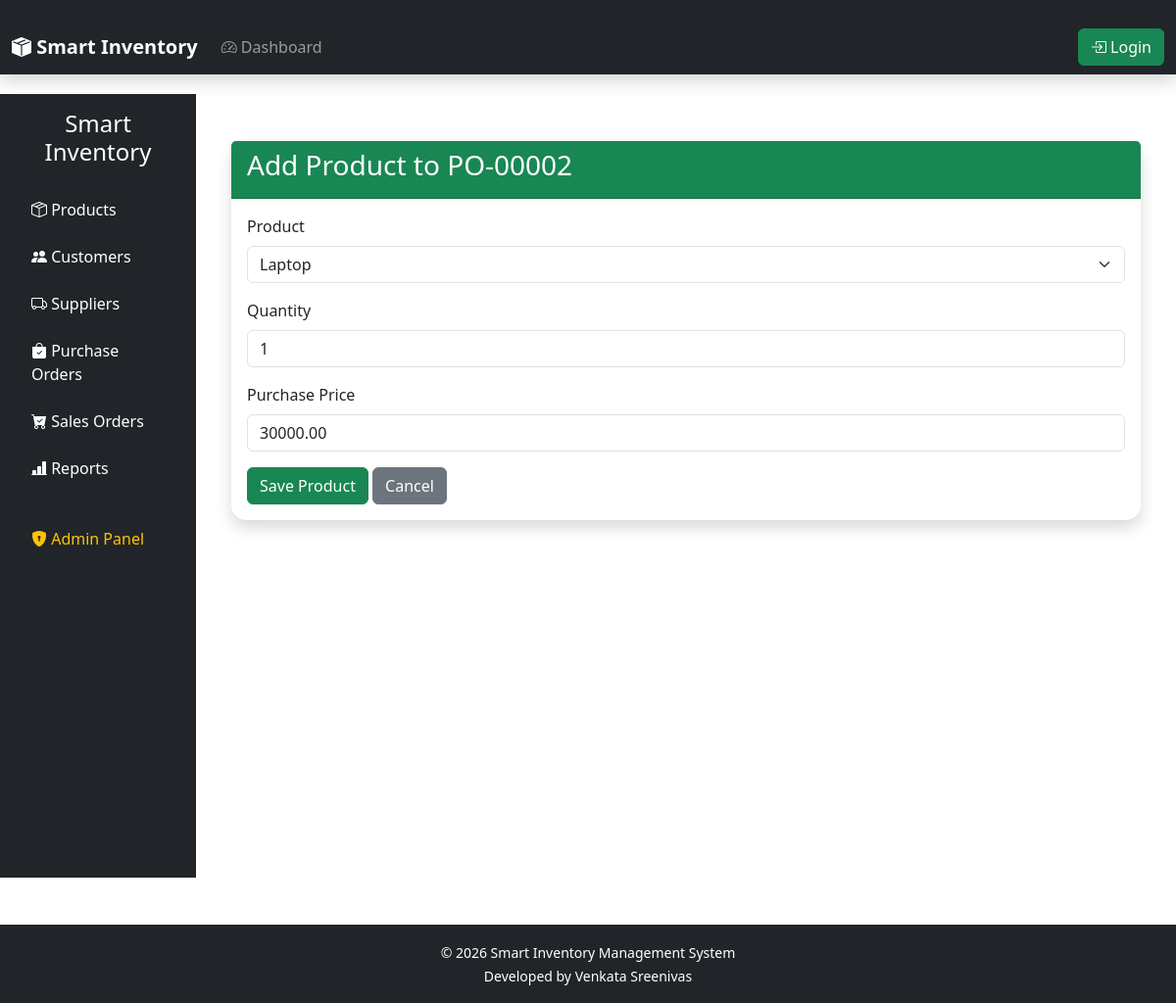
Page /orders/items/1/edit/ on the committed database.
### orders/models.py (models this page shows, shortened)
class PurchaseOrder(models.Model):
    STATUS_CHOICES = [
        ("Pending", "Pending"),
        ("Received", "Received"),
        ("Cancelled", "Cancelled"),
    ]
    supplier = models.ForeignKey(
        Supplier,
        on_delete=models.CASCADE
    )
    order_number = models.CharField(
        max_length=20,
        unique=True
    )
    order_date = models.DateField(
        auto_now_add=True
    )
    expected_delivery = models.DateField(
        blank=True,
        null=True
    )
    status = models.CharField(
        max_length=20,
        choices=STATUS_CHOICES,
        default="Pending"
    )
    remarks = models.TextField(
        blank=True,
        null=True
    )
    stock_updated = models.BooleanField(
        default=False
    )
    created_at = models.DateTimeField(
        auto_now_add=True
    )
    updated_at = models.DateTimeField(
        auto_now=True
    )
    class Meta:
        ordering = ["-id"]

class PurchaseItem(models.Model):
    purchase_order = models.ForeignKey(
        PurchaseOrder,
        on_delete=models.CASCADE,
        related_name="items"
    )
    product = models.ForeignKey(
        Product,
        on_delete=models.CASCADE
    )
    quantity = models.PositiveIntegerField()
    purchase_price = models.DecimalField(
        max_digits=10,
        decimal_places=2
    )

### orders/views.py (the view)
def edit_purchase_item(request, pk):
    item = get_object_or_404(
        PurchaseItem,
        pk=pk,
    )
    if request.method == "POST":
        form = PurchaseItemForm(
            request.POST,
            instance=item,
        )
        if form.is_valid():
            form.save()
            messages.success(
                request,
                "Purchase Item updated successfully."
            )
            return redirect(
                "purchase_order_detail",
                pk=item.purchase_order.id,
            )
    else:
        form = PurchaseItemForm(
            instance=item,
        )
    return render(
        request,
        "orders/purchase_item_form.html",
        {
            "form": form,
            "order": item.purchase_order,
            "title": "Edit Purchase Item",
        },
    )

### orders/forms_purchase.py
class PurchaseItemForm(forms.ModelForm):
    class Meta:
        model = PurchaseItem
        fields = [
            "product",
            "quantity",
            "purchase_price",
        ]
        widgets = {
            "product": forms.Select(
                attrs={
                    "class": "form-select"
                }
            ),
            "quantity": forms.NumberInput(
                attrs={
                    "class": "form-control",
                    "min": 1
                }
            ),
            "purchase_price": forms.NumberInput(
                attrs={
                    "class": "form-control",
                    "step": "0.01"
                }
            ),
        }

### inventory/models.py (called while the page is built)
    def __str__(self):
        return self.name

### templates/orders/purchase_item_form.html (shortened to what this page needs)
{% extends "base.html" %}
{% block content %}
<div class="container mt-4">
    <div class="card shadow">
        <div class="card-header bg-success text-white">
            <h3>Add Product to {{ order.order_number }}</h3>
        </div>
        <div class="card-body">
            <form method="POST">
                <div class="mb-3">
                    <label class="form-label">
                        Product
                    </label>
                    {{ form.product }}
                </div>
                <div class="mb-3">
                    <label class="form-label">
                        Quantity
                    </label>
                    {{ form.quantity }}
                </div>
                <div class="mb-3">
                    <label class="form-label">
                        Purchase Price
                    </label>
                    {{ form.purchase_price }}
                </div>
                <button
                    type="submit"
                    class="btn btn-success">
                    Save Product
                </button>
                <a
                    href="{% url 'purchase_order_detail' order.id %}"
                    class="btn btn-secondary">
                    Cancel
                </a>
            </form>
        </div>
    </div>
</div>
{% endblock %}

### static/css/dashboard.css (style rules this page uses)
.card { border:none; border-radius:15px; box-shadow:0px 4px 12px rgba(0,0,0,.12); }
.card-header { font-weight:bold; background:white; }

### rows in the picture
PurchaseOrder: order_number "PO-00002"
PurchaseItem: product "Laptop", quantity "1", purchase_price "30000.00"
